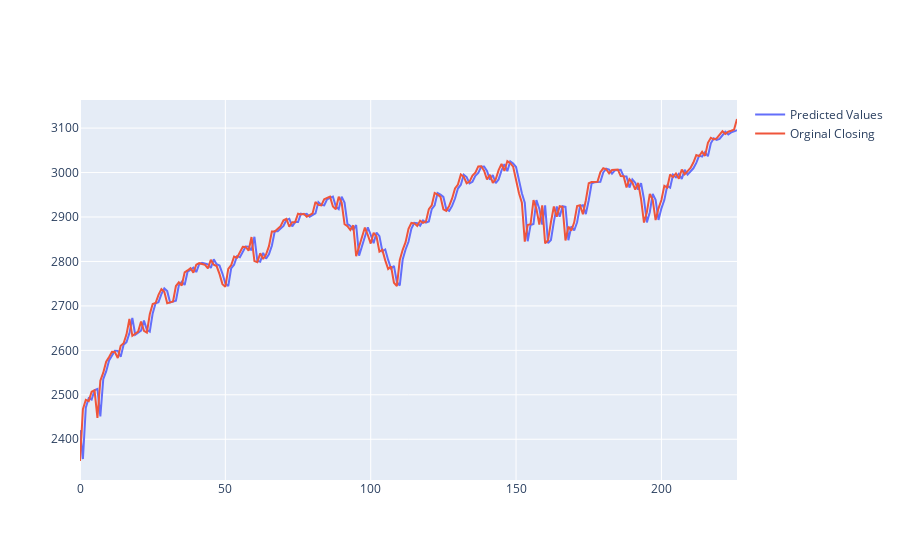

This figure's notebook cell:
### Code cell
fig = go.Figure()

fig.add_trace(go.Scatter( y = df['Predicted'] ,name = 'Predicted Values'))

fig.add_trace(go.Scatter( y = df['True Value'],name = 'Orginal Closing'))

fig.show()

print('RMSE: %f'%(MSE(np.exp(y_test), np.exp(y_pred)))))

### Figure 1 — Plotly figure (JSON) as saved in the notebook; plotly's stock layout.template omitted (floating-point values rounded to 4 significant figures; data arrays with more than 128 entries replaced by an {"elided": "..."} marker saying what was removed)
{"data": [{"name": "Predicted Values", "type": "scatter", "y": {"elided": "227 float values"}}, {"name": "Orginal Closing", "type": "scatter", "y": {"elided": "227 float values"}}], "layout": {}}
